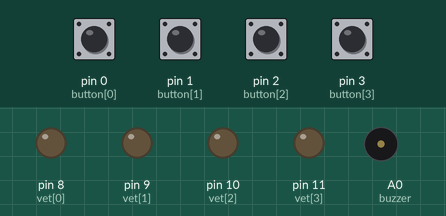
Recording of a sketch running on a simulated Arduino Uno, built with avr-gcc and run on an emulated ATmega328P. Shown: output pins drawn as LEDs (lit = HIGH), buzzer (waves = sounding). Dashed ring = blinking. The inputs (shaded band) are chosen by the test bench; at power-on: pin 0 (button[0]), pin 1 (button[1]), pin 2 (button[2]), pin 3 (button[3]) HIGH. Random numbers use the default seed unless the sketch sets one.

Above: at 1.2 s.
1.3 s: pin 0 (button[0]) pulled LOW for 0.15 s
At 1.37 s:
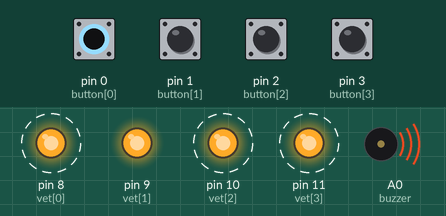
4.3 s: pin 1 (button[1]) pulled LOW for 0.15 s
At 4.4 s:
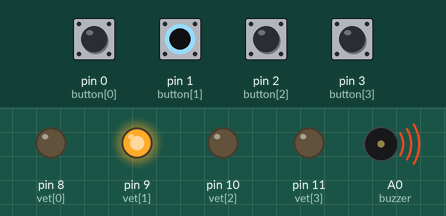
7.3 s: pin 2 (button[2]) pulled LOW for 0.15 s
At 7.5 s:
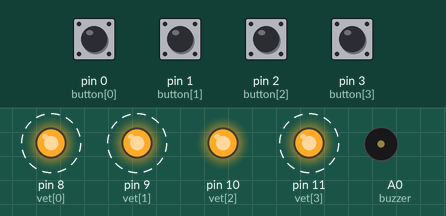
10.4 s: pin 0 (button[0]) pulled LOW for 1 s
At 10.47 s:
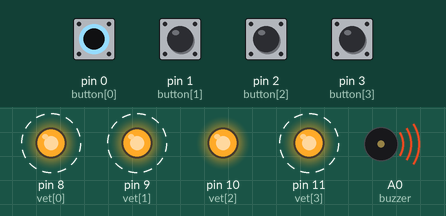
13.4 s: pin 3 (button[3]) pulled LOW for 0.15 s
At 13.47 s:
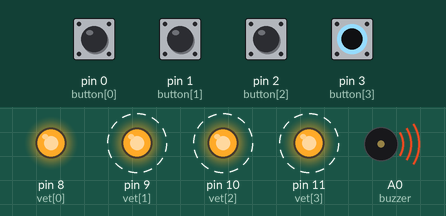
16.5 s: pin 3 (button[3]) pulled LOW for 1 s
At 16.7 s:
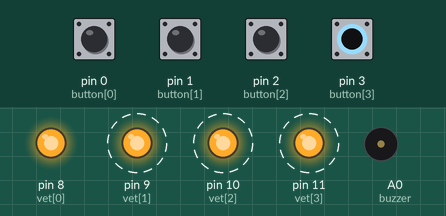
Timing chart, 0 to 20.1 s (numbered marks = the images above; inputs shaded):
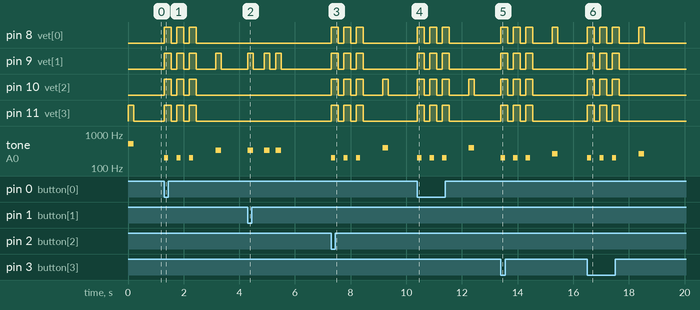

The sketch:

Genius.ino
```cpp
int button[]= {0,1,2,3}, vet[]={8,9,10,11};
int n=4;
int seq[100], level = 0;
int buzzer = A0;
int tones[] = {260, 330, 390, 520};
int pIndex;
void setup() {
  for(int i=0; i<n; i++){
    pinMode(vet[i], OUTPUT);
    pinMode(button[i], INPUT_PULLUP);
  }

  pinMode(buzzer, OUTPUT);
}

void loop() {
  seq[level] = random(0,n);
  tocar(level);

  pIndex = 0;
  while(pIndex <= level){
    bool pressed = false;

    while(!pressed){
      for(int i=0; i<n; i++){
        if(digitalRead(button[i])==LOW){
          pressed = true;

          if(i== seq[pIndex]){
            digitalWrite(vet[i], HIGH);
            tone(buzzer, tones[i], 200);
            delay(200);
            digitalWrite(vet[i], LOW);
            noTone(buzzer);
            pIndex++;

            if(pIndex>level){
              level++;
              delay(400);
              return; //proximo nivel
            }
          }

          else{
            reset();
            return; //errou;
          }
        }
      }
    }
  }
}

void tocar(int lv){
  for(int i=0; i<=lv; i++){
    int ledIndex = seq[i];
    digitalWrite(vet[ledIndex], HIGH);
    tone(buzzer, tones[ledIndex], 200);
    delay(200);
    digitalWrite(vet[ledIndex], LOW);
    noTone(buzzer);
    delay(200);
  }
}

void reset(){
  for(int i=0; i<3; i++){
    for(int j=0; j<n; j++){
      digitalWrite(vet[j], HIGH);
    }
    tone(buzzer, 200, 150);
    delay(250);
    for(int j=0; j<n; j++){
      digitalWrite(vet[j], LOW);
    }
    noTone(buzzer);
    delay(200);
  }
  delay(500);

  level = 0;
}
```

Measured:
- after the input at 1.3 s, pin 8 (vet[0]): alternates HIGH for 0.25 s and LOW for 0.20 s, 6 changes in all, then stays LOW, starting at once; pin 9 (vet[1]): LOW → HIGH at once, → LOW 0.25 s later, → HIGH 0.20 s later, → LOW 0.25 s later, … (8 changes in this stretch)
- after the input at 4.3 s, pin 9 (vet[1]): goes HIGH 0.20 s, LOW 0.40 s, HIGH 0.20 s, LOW 0.20 s, HIGH 0.20 s, then LOW, starting at once; tone on A0 (buzzer): goes 330 Hz 0.20 s, silent 0.40 s, 330 Hz 0.20 s, silent 0.20 s, 330 Hz 0.20 s, then silent, starting at once
- after the input at 7.3 s, pin 8 (vet[0]), pin 9 (vet[1]): alternates HIGH for 0.25 s and LOW for 0.20 s, 6 changes in all, then stays LOW, starting at once
- after the input at 10.4 s, pin 8 (vet[0]), pin 9 (vet[1]): alternates HIGH for 0.25 s and LOW for 0.20 s, 6 changes in all, then stays LOW, starting at once
- after the input at 13.4 s, pin 8 (vet[0]): LOW → HIGH at once, → LOW 0.25 s later, → HIGH 0.20 s later, → LOW 0.25 s later, … (8 changes in this stretch); pin 9 (vet[1]): alternates HIGH for 0.25 s and LOW for 0.20 s, 6 changes in all, then stays LOW, starting at once
- after the input at 16.5 s, pin 8 (vet[0]): LOW → HIGH at once, → LOW 0.25 s later, → HIGH 0.20 s later, → LOW 0.25 s later, … (8 changes in this stretch); pin 9 (vet[1]): alternates HIGH for 0.25 s and LOW for 0.20 s, 6 changes in all, then stays LOW, starting at once
